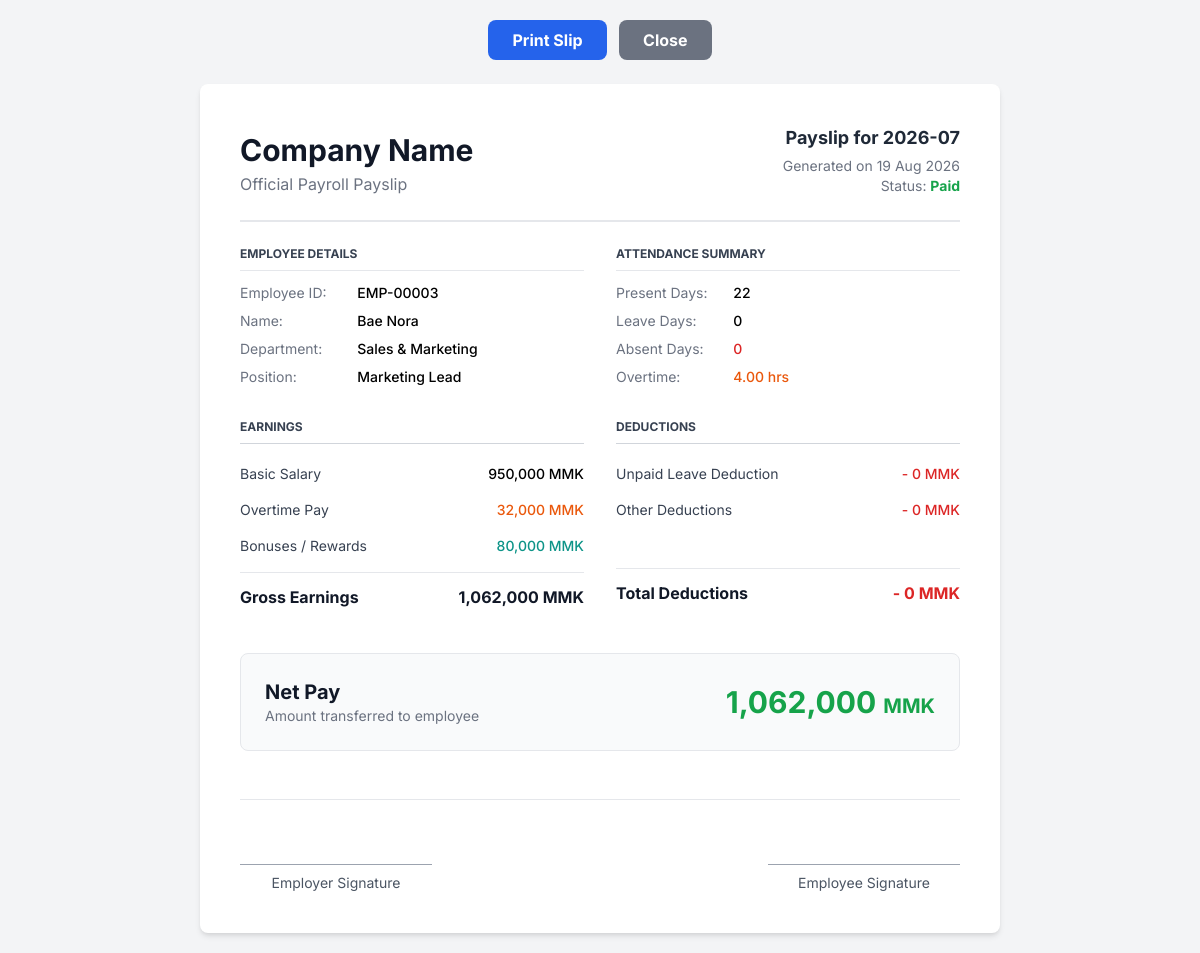
The app's page /admin/payroll_slip/3 (signed in) with its own data.
### tables this page shows
CREATE TABLE `payroll` (
  `PayrollID` int NOT NULL AUTO_INCREMENT,
  `EmpID` int NOT NULL,
  `employee_code` varchar(50) DEFAULT NULL,
  `BasicSalary` decimal(12,2) NOT NULL DEFAULT '0.00',
  `present_days` int DEFAULT '0',
  `leave_days` int DEFAULT '0',
  `absent_days` int DEFAULT '0',
  `half_days` int DEFAULT '0',
  `late_days` int DEFAULT '0',
  `ot_hours` decimal(10,2) DEFAULT '0.00',
  `PayrollMonth` varchar(20) NOT NULL,
  `BonousAmount` decimal(12,2) NOT NULL DEFAULT '0.00',
  `OvertimeAmount` decimal(12,2) NOT NULL DEFAULT '0.00',
  `LeaveDeductionAmount` decimal(12,2) NOT NULL DEFAULT '0.00',
  `NetSalary` decimal(12,2) NOT NULL DEFAULT '0.00',
  `Status` enum('Pending','Approved','Paid') NOT NULL DEFAULT 'Pending',
  PRIMARY KEY (`PayrollID`),
  KEY `idx_payroll_emp` (`EmpID`),
  KEY `idx_payroll_month` (`PayrollMonth`),
  CONSTRAINT `fk_payroll_employee` FOREIGN KEY (`EmpID`) REFERENCES `employee` (`EmpID`) ON DELETE CASCADE ON UPDATE CASCADE
);

CREATE TABLE `employee` (
  `EmpID` int NOT NULL AUTO_INCREMENT,
  `FirstName` varchar(100) NOT NULL,
  `LastName` varchar(100) NOT NULL,
  `Gender` enum('Male','Female','Other') NOT NULL DEFAULT 'Other',
  `Email` varchar(255) NOT NULL,
  `Password` varchar(255) NOT NULL,
  `PhoneNumber` varchar(30) NOT NULL,
  `Address` text NOT NULL,
  `PositionID` int NOT NULL,
  `JoinDate` date NOT NULL,
  `Status` enum('Active','Inactive') NOT NULL DEFAULT 'Active',
  `ProfilePhoto` varchar(255) DEFAULT NULL,
  `PasswordResetRequest` tinyint(1) NOT NULL DEFAULT '0',
  `is_first_login` tinyint(1) NOT NULL DEFAULT '1',
  PRIMARY KEY (`EmpID`),
  UNIQUE KEY `uq_emp_email` (`Email`),
  KEY `idx_employee_position` (`PositionID`),
  KEY `idx_employee_status` (`Status`),
  CONSTRAINT `fk_employee_position` FOREIGN KEY (`PositionID`) REFERENCES `position` (`PositionID`) ON DELETE RESTRICT ON UPDATE CASCADE
);

CREATE TABLE `department` (
  `DeptID` int NOT NULL AUTO_INCREMENT,
  `DeptName` varchar(100) NOT NULL,
  PRIMARY KEY (`DeptID`),
  UNIQUE KEY `uq_dept_name` (`DeptName`)
);

CREATE TABLE `position` (
  `PositionID` int NOT NULL AUTO_INCREMENT,
  `PositionName` varchar(100) NOT NULL,
  `DeptID` int NOT NULL,
  `BasicSalary` decimal(12,2) NOT NULL DEFAULT '0.00',
  PRIMARY KEY (`PositionID`),
  KEY `idx_position_dept` (`DeptID`),
  CONSTRAINT `fk_position_department` FOREIGN KEY (`DeptID`) REFERENCES `department` (`DeptID`) ON DELETE RESTRICT ON UPDATE CASCADE
);

### controllers/AdminController.php (called while the page is built, shortened)
<?php
class AdminController extends Controller {
    public function payroll_slip($id = null) {
        $payrollModel = $this->model('Payroll');
        $payrollData = $payrollModel->getById($id);
        $this->view('admin/payroll_slip', [
            'title' => 'Payroll Slip',
            'payroll' => $payrollData
        ]);
    }
}

### core/Router.php (called while the page is built, shortened)
<?php
class Router {
    protected $currentMethod = 'index';
    public function __construct() {
        $url = $this->getUrl();
        if(isset($url[0]) && file_exists(__DIR__ . '/../controllers/' . ucwords($url[0]). 'Controller.php')){
            unset($url[0]);
        }
        $this->currentController = new $this->currentController;
        if(isset($url[1])){
            if(method_exists($this->currentController, $url[1])){
                $this->currentMethod = $url[1];
                unset($url[1]);
            }
        }
        $this->params = $url ? array_values($url) : [];
        call_user_func_array([$this->currentController, $this->currentMethod], $this->params);
    }
    public function getUrl(){
        if(isset($_GET['url'])){
            $url = rtrim($_GET['url'], '/');
            $url = filter_var($url, FILTER_SANITIZE_URL);
            $url = explode('/', $url);
            return $url;
        }
        return [];
    }
}

### index.php (called while the page is built, shortened)
<?php
require_once __DIR__ . '/config/database.php';
require_once __DIR__ . '/core/Controller.php';
require_once __DIR__ . '/core/Router.php';
$router = new Router();

### models/Payroll.php (called while the page is built, shortened)
<?php
require_once __DIR__ . '/../config/database.php';
class Payroll {
    private $conn;
    private $table = 'Payroll';
    public function __construct() {
        $database = new Database();
        $this->conn = $database->getConnection();
    }
    public function getById($id) {
        $query = "SELECT p.*, e.FirstName, e.LastName, pos.PositionName, d.DeptName
                  FROM " . $this->table . " p
                  LEFT JOIN Employee e ON p.EmpID = e.EmpID
                  LEFT JOIN Position pos ON e.PositionID = pos.PositionID
                  LEFT JOIN Department d ON pos.DeptID = d.DeptID
                  WHERE p.PayrollID = :id";
        $stmt = $this->conn->prepare($query);
        $stmt->bindParam(':id', $id);
        $stmt->execute();
        return $stmt->fetch(PDO::FETCH_ASSOC);
    }
}

### config/database.php (called while the page is built, shortened)
<?php
class Database {
    private $host = "localhost";
    private $db_name = "payrolldb";
    private $username = "root";
    private $password = "";
    public function getConnection() {
        $this->conn = null;
        try {
            $this->conn = new PDO("mysql:host=" . $this->host . ";dbname=" . $this->db_name, $this->username, $this->password);
            $this->conn->exec("set names utf8");
            $this->conn->setAttribute(PDO::ATTR_ERRMODE, PDO::ERRMODE_EXCEPTION);
            $this->conn->setAttribute(PDO::ATTR_DEFAULT_FETCH_MODE, PDO::FETCH_ASSOC);
        } catch(PDOException $exception) {
            echo "Database Connection Error: " . $exception->getMessage();
        }
        return $this->conn;
    }
}

### views/admin/payroll_slip.php (the view, shortened to what this page needs)
<!DOCTYPE html>
<html lang="en">
<head>
    <script src="https://cdn.tailwindcss.com"></script>
</head>
<body>
<div class="no-print text-center mb-6">
    <button onclick="window.print()" class="bg-blue-600 hover:bg-blue-700 text-white font-bold py-2 px-6 rounded-lg transition-colors">
        Print Slip
    </button>
    <button onclick="window.close()" class="bg-gray-500 hover:bg-gray-600 text-white font-bold py-2 px-6 rounded-lg ml-2 transition-colors">
        Close
    </button>
</div>
<?php
$p = $data['payroll'];
$grossSalary = $p['BasicSalary'] + $p['OvertimeAmount'] + $p['BonousAmount'];
$totalDeductions = $p['LeaveDeductionAmount'];
?>
<div class="slip-container">
    <div class="border-b-2 border-gray-200 pb-6 mb-6 flex justify-between items-end">
        <div>
            <h1 class="text-3xl font-bold text-gray-900">Company Name</h1>
            <p class="text-gray-500 mt-1">Official Payroll Payslip</p>
        </div>
        <div class="text-right">
            <p class="font-bold text-gray-800 text-lg">Payslip for <?= htmlspecialchars($p['PayrollMonth']) ?></p>
            <p class="text-gray-500 text-sm mt-1">Generated on <?= date('d M Y') ?></p>
            <p class="text-gray-500 text-sm">Status: <span class="font-bold <?= $p['Status'] === 'Paid' ? 'text-green-600' : 'text-yellow-600' ?>"><?= $p['Status'] ?></span></p>
        </div>
    </div>
    <div class="grid grid-cols-2 gap-8 mb-8">
        <div>
            <h3 class="font-bold text-gray-700 uppercase text-xs mb-3 border-b pb-2">Employee Details</h3>
            <div class="grid grid-cols-3 gap-2 text-sm">
                <div class="text-gray-500">Employee ID:</div>
                <div class="col-span-2 font-medium">EMP-<?= str_pad($p['EmpID'], 5, '0', STR_PAD_LEFT) ?></div>
                <div class="text-gray-500">Name:</div>
                <div class="col-span-2 font-medium"><?= htmlspecialchars($p['FirstName'] . ' ' . $p['LastName']) ?></div>
                <div class="text-gray-500">Department:</div>
                <div class="col-span-2 font-medium"><?= htmlspecialchars($p['DeptName'] ?? 'N/A') ?></div>
                <div class="text-gray-500">Position:</div>
                <div class="col-span-2 font-medium"><?= htmlspecialchars($p['PositionName'] ?? 'N/A') ?></div>
            </div>
        </div>
        <div>
            <h3 class="font-bold text-gray-700 uppercase text-xs mb-3 border-b pb-2">Attendance Summary</h3>
            <div class="grid grid-cols-3 gap-2 text-sm">
                <div class="text-gray-500">Present Days:</div>
                <div class="col-span-2 font-medium"><?= $p['present_days'] ?></div>
                <div class="text-gray-500">Leave Days:</div>
                <div class="col-span-2 font-medium"><?= $p['leave_days'] ?></div>
                <div class="text-gray-500">Absent Days:</div>
                <div class="col-span-2 font-medium text-red-600"><?= $p['absent_days'] ?></div>
                <div class="text-gray-500">Overtime:</div>
                <div class="col-span-2 font-medium text-orange-600"><?= $p['ot_hours'] ?> hrs</div>
            </div>
        </div>
    </div>
    <div class="grid grid-cols-2 gap-8 mb-8">
        <div>
            <h3 class="font-bold text-gray-700 uppercase text-xs mb-3 border-b border-gray-300 pb-2">Earnings</h3>
            <div class="flex justify-between items-center py-2 text-sm">
                <span class="text-gray-700">Basic Salary</span>
                <span class="font-medium"><?= number_format($p['BasicSalary']) ?> MMK</span>
            </div>
            <div class="flex justify-between items-center py-2 text-sm">
                <span class="text-gray-700">Overtime Pay</span>
                <span class="font-medium text-orange-600"><?= number_format($p['OvertimeAmount']) ?> MMK</span>
            </div>
            <div class="flex justify-between items-center py-2 text-sm">
                <span class="text-gray-700">Bonuses / Rewards</span>
                <span class="font-medium text-teal-600"><?= number_format($p['BonousAmount']) ?> MMK</span>
            </div>
            <div class="flex justify-between items-center py-3 mt-2 border-t border-gray-200">
                <span class="font-bold text-gray-900">Gross Earnings</span>
                <span class="font-bold text-gray-900"><?= number_format($grossSalary) ?> MMK</span>
            </div>
        </div>
        <div>
            <h3 class="font-bold text-gray-700 uppercase text-xs mb-3 border-b border-gray-300 pb-2">Deductions</h3>
            <div class="flex justify-between items-center py-2 text-sm">
                <span class="text-gray-700">Unpaid Leave Deduction</span>
                <span class="font-medium text-red-600">- <?= number_format($p['LeaveDeductionAmount']) ?> MMK</span>
            </div>
            <div class="flex justify-between items-center py-2 text-sm">
                <span class="text-gray-700">Other Deductions</span>
                <span class="font-medium text-red-600">- 0 MMK</span>
            </div>
            <div class="flex justify-between items-center py-3 mt-10 border-t border-gray-200">
                <span class="font-bold text-gray-900">Total Deductions</span>
                <span class="font-bold text-red-600">- <?= number_format($totalDeductions) ?> MMK</span>
            </div>
        </div>
    </div>
    <div class="bg-gray-50 rounded-lg p-6 flex justify-between items-center border border-gray-200">
        <div>
            <h2 class="text-xl font-bold text-gray-900">Net Pay</h2>
            <p class="text-sm text-gray-500">Amount transferred to employee</p>
        </div>
        <div class="text-3xl font-bold text-green-600">
            <?= number_format($p['NetSalary']) ?> <span class="text-xl">MMK</span>
        </div>
    </div>
    <div class="mt-12 pt-8 border-t border-gray-200 flex justify-between">
        <div class="text-center w-48">
            <div class="border-b border-gray-400 pb-8 mb-2"></div>
            <p class="text-sm text-gray-600">Employer Signature</p>
        </div>
        <div class="text-center w-48">
            <div class="border-b border-gray-400 pb-8 mb-2"></div>
            <p class="text-sm text-gray-600">Employee Signature</p>
        </div>
    </div>
</div>
</body>
</html>

### views/admin/payroll_slip.php (style rules this page uses)
body { font-family: 'Inter', sans-serif; background-color: #f3f4f6; margin: 0; padding: 20px; }
.slip-container { max-width: 800px; margin: 0 auto; background: #ffffff; padding: 40px; border-radius: 8px; box-shadow: 0 4px 6px -1px rgba(0, 0, 0, 0.1), 0 2px 4px -1px rgba(0, 0, 0, 0.06); }

### records on screen
payroll: PayrollMonth "2026-07", Status "Paid", EmpID "00003", EmpID.LastName "Bae Nora", department.DeptName "Sales & Marketing", position.PositionName "Marketing Lead", present_days "22", leave_days "0", absent_days "0", ot_hours "4.00", BasicSalary "950,000", OvertimeAmount "32,000", BonousAmount "80,000", grossSalary "1,062,000", LeaveDeductionAmount "0", NetSalary "1,062,000"
